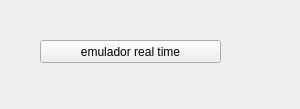
<?xml version="1.0" encoding="UTF-8"?>
<ui version="4.0">
 <class>EmuladorVerdadeiroRealTime</class>
 <widget class="QWidget" name="EmuladorVerdadeiroRealTime">
  <property name="geometry">
   <rect>
    <x>0</x>
    <y>0</y>
    <width>300</width>
    <height>109</height>
   </rect>
  </property>
  <property name="windowTitle">
   <string>Form</string>
  </property>
  <widget class="QPushButton" name="pushButton">
   <property name="geometry">
    <rect>
     <x>40</x>
     <y>40</y>
     <width>181</width>
     <height>23</height>
    </rect>
   </property>
   <property name="text">
    <string>emulador real time</string>
   </property>
  </widget>
 </widget>
 <resources/>
 <connections/>
</ui>
